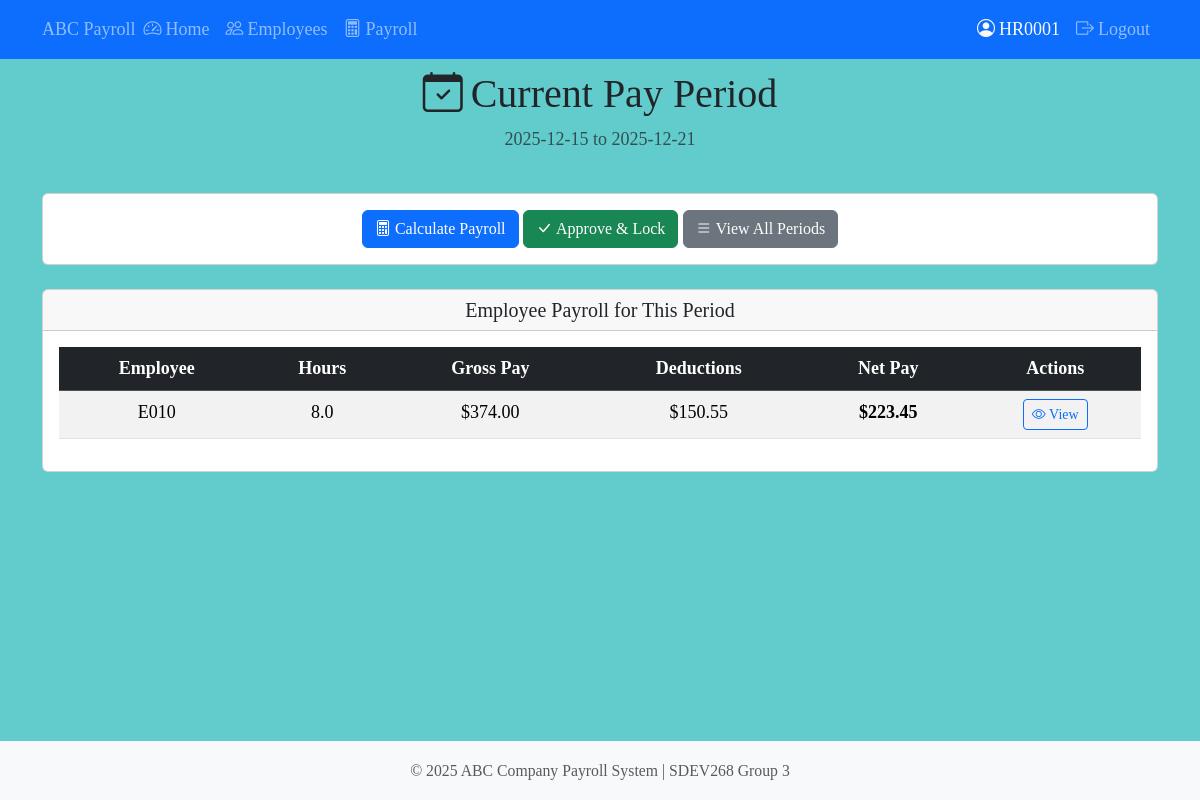
The page /payroll/current (signed in) on the database its author committed.
### tables this page shows
CREATE TABLE payroll_details (
    payroll_detail_id INTEGER PRIMARY KEY AUTOINCREMENT,
    payroll_id INTEGER NOT NULL,
    employee_id TEXT NOT NULL,

    regular_hours REAL NOT NULL DEFAULT 0,
    overtime_hours REAL NOT NULL DEFAULT 0,
    saturday_hours REAL NOT NULL DEFAULT 0,
    pto_hours REAL NOT NULL DEFAULT 0,
    total_hours REAL NOT NULL DEFAULT 0,

    base_pay REAL NOT NULL DEFAULT 0,
    overtime_pay REAL NOT NULL DEFAULT 0,
    saturday_pay REAL NOT NULL DEFAULT 0,
    gross_pay REAL NOT NULL DEFAULT 0,

    medical_deduction REAL NOT NULL DEFAULT 0,
    dependent_stipend REAL NOT NULL DEFAULT 0,

    taxable_income REAL NOT NULL DEFAULT 0,

    state_tax REAL NOT NULL DEFAULT 0,
    federal_tax_employee REAL NOT NULL DEFAULT 0,
    social_security_employee REAL NOT NULL DEFAULT 0,
    medicare_employee REAL NOT NULL DEFAULT 0,
    total_employee_taxes REAL NOT NULL DEFAULT 0,

    net_pay REAL NOT NULL DEFAULT 0,

    federal_tax_employer REAL NOT NULL DEFAULT 0,
    social_security_employer REAL NOT NULL DEFAULT 0,
    medicare_employer REAL NOT NULL DEFAULT 0,
    total_employer_taxes REAL NOT NULL DEFAULT 0,

    calculated_date TEXT NOT NULL DEFAULT (datetime('now', 'localtime')),

    FOREIGN KEY (payroll_id) REFERENCES payroll_periods(payroll_id),
    FOREIGN KEY (employee_id) REFERENCES employees(employee_id),
    UNIQUE(payroll_id, employee_id)
);

### src/routes/payroll.py (the view)
@bp.route("/current")
@admin_required
def current_period():
    start_date, end_date = payroll_controller.get_current_period()
    success, message, period = payroll_controller.get_or_create_payroll_period(
        start_date, end_date
    )
    details = []
    if period and period.payroll_id:
        success, message, details = payroll_controller.get_payroll_details_for_period(
            period.payroll_id
        )
    return render_template(
        "payroll/payroll_detail.html",
        period=period,
        details=details,
        start_date=start_date,
        end_date=end_date,
    )

### src/controllers/payroll_controller.py (called while the page is built)
    def get_current_period(self) -> tuple[str, str]:
        return PayrollPeriod.get_current_period()

    def get_or_create_payroll_period(
        self, start_date: str, end_date: str
    ) -> tuple[bool, str, PayrollPeriod | None]:
        try:
            period = PayrollPeriod.get_or_create(start_date, end_date)
            return True, f"Payroll period {start_date} to {end_date}", period
        except Exception as e:
            return False, f"Error with payroll period: {e!s}", None

    def get_payroll_details_for_period(
        self, payroll_id: int
    ) -> tuple[bool, str, list[PayrollDetail]]:
        try:
            details = PayrollDetail.get_by_payroll(payroll_id)
            return True, f"Retrieved {len(details)} payroll details", details
        except Exception as e:
            return False, f"Error retrieving payroll details: {e!s}", []

### src/models/base_model.py (called while the page is built)
    @classmethod
    def get_connection(cls) -> sqlite3.Connection:
        conn = sqlite3.connect(cls.DB_PATH, timeout=30.0)
        conn.row_factory = sqlite3.Row
        return conn

    @classmethod
    def execute_query(cls, query: str, params: tuple = ()) -> list[sqlite3.Row]:
        conn = cls.get_connection()
        cursor = conn.cursor()
        cursor.execute(query, params)
        results = cursor.fetchall()
        conn.close()
        return results

    @classmethod
    def execute_single(cls, query: str, params: tuple = ()) -> sqlite3.Row | None:
        conn = cls.get_connection()
        cursor = conn.cursor()
        cursor.execute(query, params)
        result = cursor.fetchone()
        conn.close()
        return result

### src/models/payroll.py (called while the page is built, shortened)
    @classmethod
    def get_by_dates(
        cls, start_date: str, end_date: str
    ) -> Optional["PayrollPeriod"]:
        query = """
            SELECT * FROM payroll_periods
            WHERE period_start_date = ? AND period_end_date = ?
        """
        row = cls.execute_single(query, (start_date, end_date))
        if row is None:
            return None
        return cls._row_to_payroll_period(row)

    @classmethod
    def get_or_create(cls, start_date: str, end_date: str) -> "PayrollPeriod":
        existing = cls.get_by_dates(start_date, end_date)
        if existing:
            return existing

### src/templates/payroll/payroll_detail.html (shortened to what this page needs)
{% extends "base.html" %}
{% block content %}
<div class="row mb-4">
    <div class="col">
        <h1><i class="bi bi-calendar-check me-2"></i>Current Pay Period</h1>
        <p class="text-muted">{{ start_date }} to {{ end_date }}</p>
    </div>
</div>
<div class="card mb-4">
    <div class="card-body">
        <form method="POST" action="{{ url_for('payroll.calculate_payroll') }}" class="d-inline">
            <button type="submit" class="btn btn-primary"
                    onclick="return confirm('Calculate payroll for all employees?');">
                <i class="bi bi-calculator me-1"></i>Calculate Payroll
            </button>
        </form>
        {% if period and period.payroll_id and not period.is_locked %}
        <form method="POST"
              action="{{ url_for('payroll.approve_payroll', payroll_id=period.payroll_id) }}"
              class="d-inline">
            <button type="submit" class="btn btn-success"
                    onclick="return confirm('Approve and lock this payroll period? This cannot be undone.');">
                <i class="bi bi-check-lg me-1"></i>Approve & Lock
            </button>
        </form>
        {% endif %}
        <a href="{{ url_for('payroll.payroll_list') }}" class="btn btn-secondary">
            <i class="bi bi-list me-1"></i>View All Periods
        </a>
    </div>
</div>
<div class="card">
    <div class="card-header">
        <h5 class="mb-0">Employee Payroll for This Period</h5>
    </div>
    <div class="card-body">
        {% if details %}
        <div class="table-responsive">
            <table class="table table-striped">
                <thead class="table-dark">
                    <tr>
                        <th>Employee</th>
                        <th>Hours</th>
                        <th>Gross Pay</th>
                        <th>Deductions</th>
                        <th>Net Pay</th>
                        <th>Actions</th>
                    </tr>
                </thead>
                <tbody>
                    {% for d in details %}
                    <tr>
                        <td>{{ d.employee_id }}</td>
                        <td>{{ d.total_hours }}</td>
                        <td>${{ "%.2f" | format(d.gross_pay) }}</td>
                        <td>${{ "%.2f" | format(d.total_employee_taxes + d.medical_deduction) }}</td>
                        <td><strong>${{ "%.2f" | format(d.net_pay) }}</strong></td>
                        <td><a href="{{ url_for('payroll.view_paycheck_detail', payroll_detail_id=d.payroll_detail_id) }}"
                            class="btn btn-sm btn-outline-primary">
                            <i class="bi bi-eye"></i> View</a></td>
                    </tr>
                    {% endfor %}
                </tbody>
            </table>
        </div>
        {% else %}
        <div class="text-center py-4">
            <i class="bi bi-calculator fs-1 text-muted"></i>
            <p class="text-muted mt-2">No payroll calculated yet for this period.</p>
            <p class="text-muted">Click "Calculate Payroll" to process all employees.</p>
        </div>
        {% endif %}
    </div>
</div>
{% endblock %}

### src/static/css/PayrollStyle.css (style rules this page uses)
body { font-family: 'Times New Roman', serif; text-align: center; font-size: large; background-color: #62cccc; }
button { font-size: large; font-weight: bold; background-color: #ece0e0; border: none; padding: 10px 20px; cursor: pointer; }

### rows shown on the page
payroll_details: employee_id "E010", total_hours "8.0", gross_pay "374.00", d.total_employee_taxes+d.medical_deduction "150.55", net_pay "223.45"

### other values the page prints
{{ session.get('username', 'User') }} "HR0001"
{{ start_date }} "2025-12-15"
{{ end_date }} "2025-12-21"
